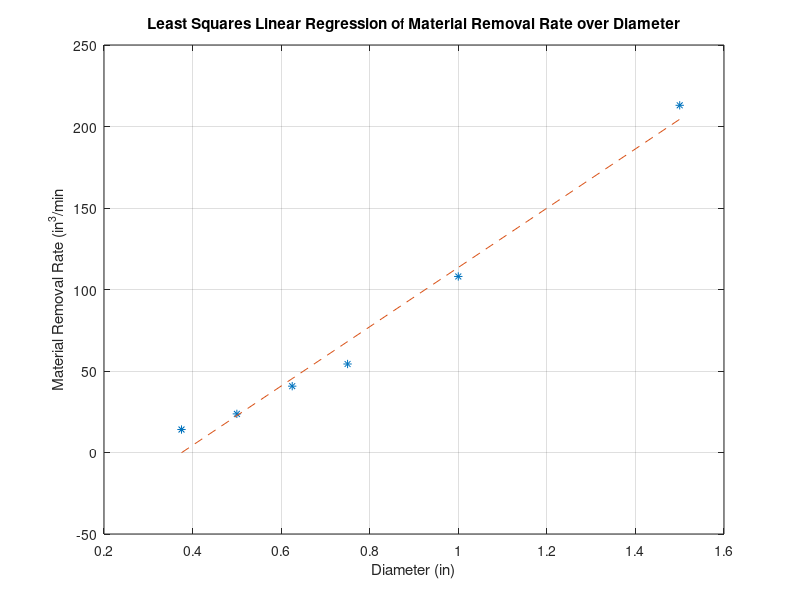

This figure's MATLAB source:
% STURGEON, Philomene
% 2024-10-16
% MATLAB Loops + Conditionals + Least Squares Assignment

% Problem 5

% drilling_operation_leastsquares: perform least squares
% linear fit

clear all, clc, format compact

d = [0.375,0.500,0.625,0.750,1.000,1.500];  % diameter in inches
M = [14.1,23.7,40.7,54.3,108,213]; % Material Removal Rate 

% still need to find slope, y-intercept, and r^2 value
fit = polyfit(d,M,1);
fit_d = polyval(fit,d); % gives [slope, y-intercept]
plot(d,M,'*');
hold on;
plot(d,fit_d,'--');
title('Least Squares Linear Regression of Material Removal Rate over Diameter');
xlabel('Diameter (in)');
ylabel('Material Removal Rate (in^3/min');
grid on;


%End of Script
%-------------